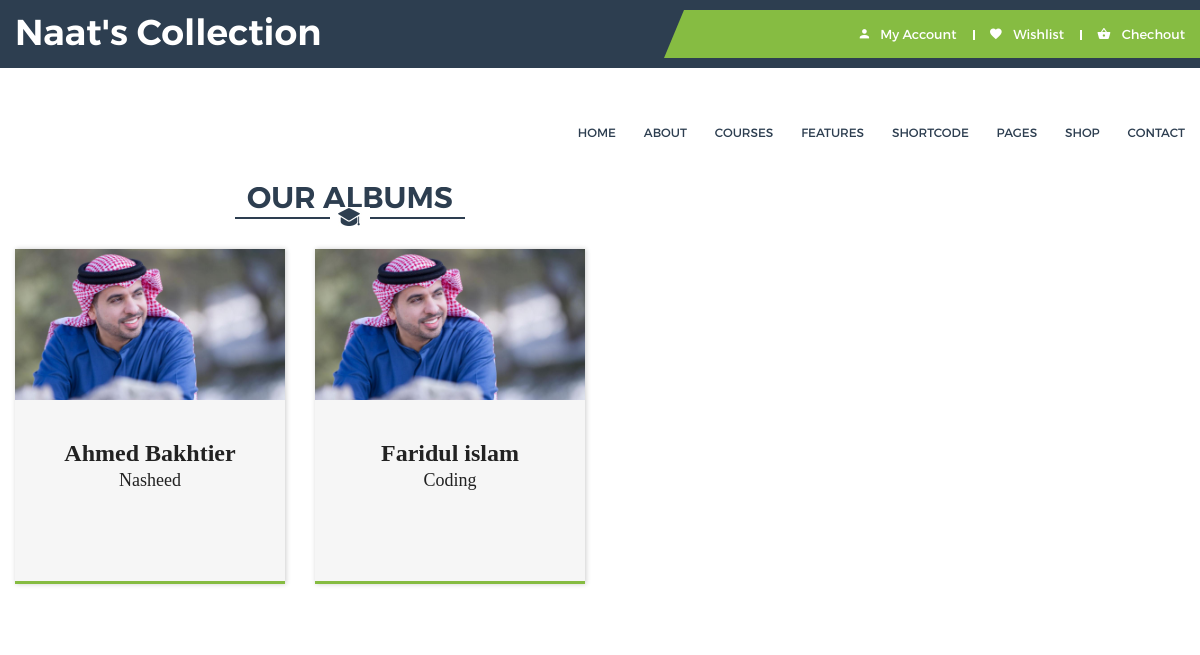
/home/, run on the app's committed database.
### Hamd/models.py (models this page shows, shortened)
class Artist(models.Model):
    artist_name=models.CharField(max_length=200,null=False)
    artist_about=models.CharField(max_length=1000,null=False)
    artist_photo=models.FileField(upload_to=get_upload_file,null=True)
    genre=models.CharField(null=True,max_length=100)

### Hamd/views.py (the view)
def album_list(request):
    artists=Artist.objects.all()
    template=loader.get_template('Hamd/album_list.html')
    xll=[1 ,2,3,4,5,6]
    context={
        'artists':artists,
        'xll':xll
    }
    return HttpResponse(template.render(context,request))

### Hamd/templates/Hamd/album_list.html (shortened to what this page needs)
<!doctype html>
<html lang="en">
<head>
  {% load staticfiles %}
        <link rel="stylesheet" href="{%static 'Hamd/css/bootstrap.min.css' %}">
        <link rel="stylesheet" href="{%static 'Hamd/css/color-switcher.css' %}">
        <link rel="stylesheet" href="{%static 'Hamd/css/font-awesome.min.css' %}">
        <link rel="stylesheet" href="{% static 'Hamd/css/booss/owl.carousel.css' %}">
        <link rel="stylesheet" href="{%static 'Hamd/css/jquery-ui.css' %}">
        <link rel="stylesheet" href="{%static 'Hamd/css/meanmenu.min.css' %}">
        <link rel="stylesheet" href="{%static 'Hamd/css/animate.css' %}">
        <link rel="stylesheet" href="{%static 'Hamd/css/animated-headlines.css' %}">
		<link rel="stylesheet" href="{%static 'Hamd/lib/nivo-slider/css/nivo-slider.css' %}" type="text/css" />
		<link rel="stylesheet" href="{%static 'Hamd/lib/nivo-slider/css/preview.css'  %}" type="text/css" media="screen" />
        <link rel="stylesheet" href="{%static 'Hamd/css/material-design-iconic-font.css' %}">
        <link rel="stylesheet" href="{static 'Hamd/css/material-design-iconic-font.min.css' %}">
        <link rel="stylesheet" href="{%static 'Hamd/css/slick.css' %}">
        <link rel="stylesheet" href="{%static 'Hamd/style.css' %}">
        <link rel="stylesheet" href="{%static 'Hamd/ttip.css' %}">
        <link rel="stylesheet" href="{%static 'Hamd/css/color.css' %}">
        <link rel="stylesheet" href="{%static 'Hamd/css/responsive.css' %}">
           </head>
     <body>
     <div class="as-mainwrapper">
            <div class="bg-white">
                <header>
                    <div class="header-top">
                        <div class="container">
                            <div class="row">
                                <div class="col-lg-7 col-md-6 col-sm-5 hidden-xs">
                                    <span><h1>Naat's Collection</h1></span>
                                </div>
                                <div class="col-lg-5 col-md-6 col-sm-7 col-xs-12">
                                    <div class="header-top-right">
                                        <div class="content"><a href="#"><i class="zmdi zmdi-account"></i> My Account</a>
                                        </div>
                                        <div class="content"><a href="#"><i class="zmdi zmdi-favorite"></i> Wishlist</a></div>
                                        <div class="content"><a href="#"><i class="zmdi zmdi-shopping-basket"></i> Chechout</a></div>
                                    </div>
                                </div>
                            </div>
                        </div>
                    </div>
                    <div class="header-logo-menu sticker">
                        <div class="container">
                            <div class="row">
                                <div class="col-md-3 col-sm-12">
                                    <div class="logo">
                                         </div>
                                </div>
                                <div class="col-md-9">
                                    <div class="mainmenu-area pull-right">
                                        <div class="mainmenu hidden-sm hidden-xs">
                                            <nav>
                                                <ul id="nav">
                                                    <li class="current"><a href="/home/">Home</a>
                                                    </li>
                                                    <li><a href="about.html">About</a></li>
                                                    <li><a href="courses.html">Courses</a>
                                                    </li>
                                                    <li><a href="index.html">Features</a>
                                                    </li>
                                                    <li><a href="index.html">Shortcode</a>
                                                    </li>
                                                    <li><a href="index.html">Pages</a>
                                                    </li>
                                                    <li><a href="shop-grid.html">Shop</a>
                                                    </li>
                                                    <li><a href="contact.html">Contact</a></li>
                                                </ul>
                                            </nav>
                                        </div>
                                    </div>
                                </div>
                            </div>
                        </div>
                    </div>
                <div class="teachers-area">
                    <div class="container">
                        <div class="row">
                            <div class="col-md-7">
                                <div class="section-title-wrapper">
                                    <div class="section-title">
                                        <h3>OUR ALBUMS</h3>
                                    </div>
                                </div>
                            </div>
                        </div>
                        <div class="row">
                            {% for artist in artists %}
                            <div class="col-lg-3 col-md-4 col-sm-6">
                                <div class="single-teacher-item">
                                    <div class="single-teacher-image">
                                        <a href="#"><img src="/static/assets/media/{{artist.artist_photo}}" alt=""></a>
                                    </div>
                                    <div class="single-teacher-text">
                                        <h3><a href="#">{{artist.artist_name}}</a></h3>
                                        <h4>{{artist.genre}}</h4>
                                    </div>
                                </div>
                                <br><br>
                            </div>
                            {%endfor%}
                        </div>
                    </div>
                </div>
                </header>
            </div>
     </div>
    </body>
</html>

### Hamd/static/Hamd/css/color.css (style rules this page uses)
.header-top:before, .about-area:before, .newsletter-area:before, .mainmenu ul#nav > li > a:after, .mainmenu ul#nav.menu-white > li > a:after, .search-menu, .button-default:hover, .button-green, .about-area .button-default, .single-item .button-default, .button-large.button-default, .single-latest-item .button-default, .single-product-text .button-default, .single-event-item .button-default, .subscribe-form > button, .social-icons > a:hover, .footer-area, .newsletter-two, .pagination-content.number .pagination li a:hover, .pagination-content.number .pagination li.current a, .pagination-content.number .pagination li:first-child a, .pagination-content.number .pagination li:last-child a, .product-details-content .button-default, .product-details-content .social-links a:hover, .duration-title, h4.title:after, .tution-fee, .single-sidebar-widget .social-links a:hover, .single-sidebar-widget .tags li a:hover, .pagination-content .pagination, .news-details-content .social-links a:hover, .contact-form-area .button-default, .skill-bar-item .progress-bar, #scrollUp, .bg-green, .bg-blue:hover, .preview-2 .nivo-directionNav a.nivo-prevNav:hover::before, .preview-2 .nivo-directionNav a.nivo-nextNav:hover::before, .slider-three .preview-2 .nivo-controlNav a, .footer-widget-area.footer-widget-four { background: #86bc42; }
.search-form, .single-item, .single-latest-text, .single-product-text, .single-event-text, .subscribe-form > button, .subscribe-form > button:hover, .pagination-content.number .pagination li a, .subscribe-form > button, .subscribe-form > button:hover, .pagination-content.number .pagination li a, .pagination-content.number .pagination li a:hover, .pagination-content.number .pagination li.current a, .product-details-content .social-links a:hover, .single-teacher-text, .single-course-details, .course-duration .text, .tutor-image > img, .single-sidebar-widget .social-links a:hover, .single-sidebar-widget .tags li a:hover, .single-sidebar-widget .single-item, .event-details-content .single-event-item, .recent-content-item > a, .quote-section, .news-details-content .social-links a:hover, .shortcode-area i, .shortcode-area h3, .border-green, .slider-three .nivo-controlNav a.active:before, .slider-three .nivo-controlNav a:hover:before { border-color: #86bc42; }
.header-top:after, .about-area:after { border-color: rgba(0, 0, 0, 0) #86bc42 #86bc42 rgba(0, 0, 0, 0); }
.single-teacher-image > a:after { background: rgba(134, 188, 66, 0.8) none repeat scroll 0 0; }

### data on the page
Artist: artist_photo (picture), artist_name "Ahmed Bakhtier", genre "Nasheed"
Artist: artist_photo (picture), artist_name "Faridul islam", genre "Coding"
